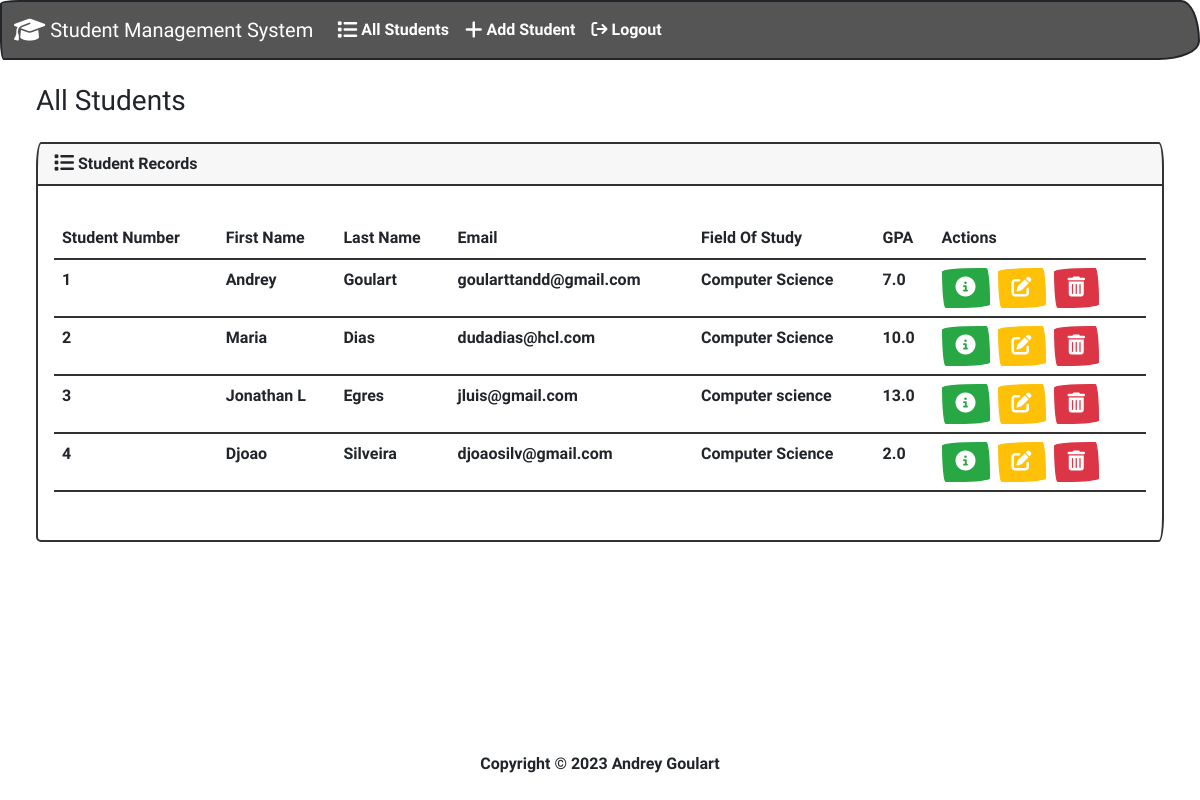
The page /home on the database its author committed.
### students/models.py (models this page shows, shortened)
class Student(models.Model):
    student_number = models.PositiveIntegerField()
    first_name = models.CharField(max_length=50)
    last_name = models.CharField(max_length=50)
    email = models.EmailField(max_length=100)
    field_of_study = models.CharField(max_length=50)
    gpa = models.FloatField()

### students/views.py (the view)
# urls.py: 2. Add a URL to urlpatterns:  path('', views.home, name='home')
def home(request):
    return render(request, 'students.html', {
        'students':Student.objects.all()
    })

### students/templates/students.html (shortened to what this page needs)
{% extends 'base.html' %}
{% block content %}
<h3 class="m-4">All Students</h3>
<div class="row">
    <div class="col-12">
        {% if students %}
        <div class="card bg-light ms-4 me-4 mb-4">
            <div class="card-header">
                <i class="fa-solid fa-list fa-lg"></i> Student Records
            </div>
            <div class="card-body">
                <p class="card-text">
                <div class="table-responsive">
                    <table class="table table-hover">
                        <thead>
                            <tr>
                                <th scope="col">Student Number</th>
                                <th scope="col">First Name</th>
                                <th scope="col">Last Name</th>
                                <th scope="col">Email</th>
                                <th scope="col">Field Of Study</th>
                                <th scope="col">GPA</th>
                                <th scope="col">Actions</th>
                            </tr>
                        </thead>
                        <tbody>
                            {% for student in students %}
                            <tr>
                                <td>{{student.student_number}}</td>
                                <td>{{student.first_name}}</td>
                                <td>{{student.last_name}}</td>
                                <td>{{student.email}}</td>
                                <td>{{student.field_of_study}}</td>
                                <td>{{student.gpa}}</td>
                                <td>
                                    <button type="button" class="btn btn-success me-1"
                                        href="{% url 'view_student' student.id %}" data-bs-toggle="modal"
                                        data-bs-target="#myModal{{student.id}}"><i
                                            class="fa-sharp fa-solid fa-circle-info fa-lg"></i>
                                    </button>
                                    <a class="btn btn-warning me-1" href="{% url 'edit' student.id %}">
                                        <i class="fa-solid fa-pen-to-square fa-lg"></i>
                                    </a>
                                    <button type="button" class="btn btn-danger" data-bs-toggle="modal"
                                        data-bs-target="#delete{{student.id}}">
                                        <i class="fa-solid fa-trash-can fa-lg"></i>
                                    </button>
                                </td>
                            </tr>
                            {% endfor %}
                        </tbody>
                    </table>
                </div>
                </p>
            </div>
        </div>
        {% else %}
        <div class="alert alert-dismissible alert-warning">
            <button type="button" class="btn-close" data-bs-dismiss="alert"></button>
            <h4 class="alert-heading">Warning!</h4>
            <p class="mb-0">There are no students in the database</p>
        </div>
        {% endif %}
    </div>
</div>
{% endblock %}

### students/templates/base.html (shortened to what this page needs)
{% load static %}
<!DOCTYPE html>
<html lang="en">
<head>
    <link href="{% static 'css/bootstrap.min.css' %}" rel="stylesheet">
    <link rel="stylesheet" href="https://cdnjs.cloudflare.com/ajax/libs/font-awesome/6.4.0/css/all.min.css">
</head>
<body class="d-flex flex-column min-vh-100">
    <nav class="navbar navbar-expand-lg navbar-dark bg-dark">
        <div class="container-fluid">
            <a class="navbar-brand" href="{% url 'index' %}">
                <i class="fa-solid fa-graduation-cap fa-lg"></i> Student Management System
            </a>
            <div class="collapse navbar-collapse" id="navbarColor02">
                <ul class="navbar-nav me-auto">
                    <li class="nav-item">
                        <a class="nav-link" href="{% url 'index' %}">
                            <i class="fa-solid fa-list fa-lg"></i> All Students
                        </a>
                    </li>
                    <li class="nav-item">
                        <a class="nav-link" href="{% url 'add' %}">
                            <i class="fa-solid fa-plus fa-lg"></i> Add Student
                        </a>
                    </li>
                    <li class="nav-item">
                        <a class="nav-link" href="{% url 'logout' %}">
                            <i class="fa-solid fa-arrow-right-from-bracket"></i> Logout
                        </a>
                    </li>
                </ul>
            </div>
        </div>
    </nav>
    <div class="container-fluid">
        {% block content %}
        {% endblock %}
    </div>
    <footer class="mt-auto mb-4">
        <div class="text-center">
            <span>
                Copyright &copy;
                <script>document.write(new Date().getFullYear())</script> Andrey Goulart
            </span>
        </div>
    </footer>
</body>
</html>

### rows shown on the page
Student: student_number "1", first_name "Andrey", last_name "Goulart", email "goularttandd@gmail.com", field_of_study "Computer Science", gpa "7.0"
Student: student_number "2", first_name "Maria", last_name "Dias", email "dudadias@hcl.com", field_of_study "Computer Science", gpa "10.0"
Student: student_number "3", first_name "Jonathan L", last_name "Egres", email "jluis@gmail.com", field_of_study "Computer science", gpa "13.0"
Student: student_number "4", first_name "Djoao", last_name "Silveira", email "djoaosilv@gmail.com", field_of_study "Computer Science", gpa "2.0"
